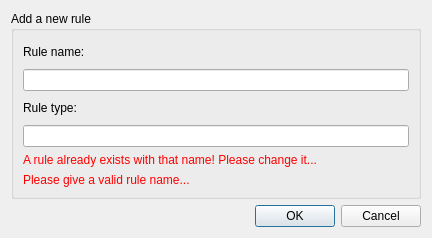
<?xml version="1.0" encoding="UTF-8"?>
<ui version="4.0">
 <class>DialogNewRule</class>
 <widget class="QDialog" name="DialogNewRule">
  <property name="geometry">
   <rect>
    <x>0</x>
    <y>0</y>
    <width>432</width>
    <height>238</height>
   </rect>
  </property>
  <property name="sizePolicy">
   <sizepolicy hsizetype="Fixed" vsizetype="Fixed">
    <horstretch>0</horstretch>
    <verstretch>0</verstretch>
   </sizepolicy>
  </property>
  <property name="minimumSize">
   <size>
    <width>432</width>
    <height>238</height>
   </size>
  </property>
  <property name="maximumSize">
   <size>
    <width>432</width>
    <height>238</height>
   </size>
  </property>
  <property name="font">
   <font>
    <weight>50</weight>
    <bold>false</bold>
   </font>
  </property>
  <property name="windowTitle">
   <string>Nouvelle règle...</string>
  </property>
  <property name="windowIcon">
   <iconset resource="resources.qrc">
    <normaloff>:/img/edit-rename.png</normaloff>:/img/edit-rename.png</iconset>
  </property>
  <property name="modal">
   <bool>true</bool>
  </property>
  <layout class="QVBoxLayout" name="verticalLayout">
   <item>
    <widget class="QGroupBox" name="groupBox">
     <property name="title">
      <string>Add a new rule</string>
     </property>
     <layout class="QVBoxLayout" name="verticalLayout_2">
      <item>
       <widget class="QLabel" name="label">
        <property name="text">
         <string>Rule name:</string>
        </property>
       </widget>
      </item>
      <item>
       <widget class="QLineEdit" name="edit_name"/>
      </item>
      <item>
       <widget class="QLabel" name="label_2">
        <property name="text">
         <string>Rule type:</string>
        </property>
       </widget>
      </item>
      <item>
       <widget class="QLineEdit" name="edit_type"/>
      </item>
      <item>
       <widget class="QLabel" name="label_error_exists">
        <property name="sizePolicy">
         <sizepolicy hsizetype="Fixed" vsizetype="Fixed">
          <horstretch>0</horstretch>
          <verstretch>0</verstretch>
         </sizepolicy>
        </property>
        <property name="palette">
         <palette>
          <active>
           <colorrole role="WindowText">
            <brush brushstyle="SolidPattern">
             <color alpha="255">
              <red>255</red>
              <green>0</green>
              <blue>0</blue>
             </color>
            </brush>
           </colorrole>
          </active>
          <inactive>
           <colorrole role="WindowText">
            <brush brushstyle="SolidPattern">
             <color alpha="255">
              <red>255</red>
              <green>0</green>
              <blue>0</blue>
             </color>
            </brush>
           </colorrole>
          </inactive>
          <disabled>
           <colorrole role="WindowText">
            <brush brushstyle="SolidPattern">
             <color alpha="255">
              <red>146</red>
              <green>145</green>
              <blue>144</blue>
             </color>
            </brush>
           </colorrole>
          </disabled>
         </palette>
        </property>
        <property name="text">
         <string>&lt;html&gt;&lt;head/&gt;&lt;body&gt;&lt;p&gt;A rule already exists with that name! Please change it...&lt;/p&gt;&lt;/body&gt;&lt;/html&gt;</string>
        </property>
       </widget>
      </item>
      <item>
       <widget class="QLabel" name="label_error_empty">
        <property name="sizePolicy">
         <sizepolicy hsizetype="Fixed" vsizetype="Fixed">
          <horstretch>0</horstretch>
          <verstretch>0</verstretch>
         </sizepolicy>
        </property>
        <property name="palette">
         <palette>
          <active>
           <colorrole role="WindowText">
            <brush brushstyle="SolidPattern">
             <color alpha="255">
              <red>255</red>
              <green>0</green>
              <blue>0</blue>
             </color>
            </brush>
           </colorrole>
          </active>
          <inactive>
           <colorrole role="WindowText">
            <brush brushstyle="SolidPattern">
             <color alpha="255">
              <red>255</red>
              <green>0</green>
              <blue>0</blue>
             </color>
            </brush>
           </colorrole>
          </inactive>
          <disabled>
           <colorrole role="WindowText">
            <brush brushstyle="SolidPattern">
             <color alpha="255">
              <red>146</red>
              <green>145</green>
              <blue>144</blue>
             </color>
            </brush>
           </colorrole>
          </disabled>
         </palette>
        </property>
        <property name="text">
         <string>Please give a valid rule name...</string>
        </property>
       </widget>
      </item>
     </layout>
    </widget>
   </item>
   <item>
    <widget class="QDialogButtonBox" name="buttonBox">
     <property name="orientation">
      <enum>Qt::Horizontal</enum>
     </property>
     <property name="standardButtons">
      <set>QDialogButtonBox::Cancel|QDialogButtonBox::Ok</set>
     </property>
    </widget>
   </item>
  </layout>
 </widget>
 <resources>
  <include location="resources.qrc"/>
 </resources>
 <connections>
  <connection>
   <sender>buttonBox</sender>
   <signal>rejected()</signal>
   <receiver>DialogNewRule</receiver>
   <slot>reject()</slot>
   <hints>
    <hint type="sourcelabel">
     <x>316</x>
     <y>260</y>
    </hint>
    <hint type="destinationlabel">
     <x>286</x>
     <y>274</y>
    </hint>
   </hints>
  </connection>
 </connections>
</ui>
